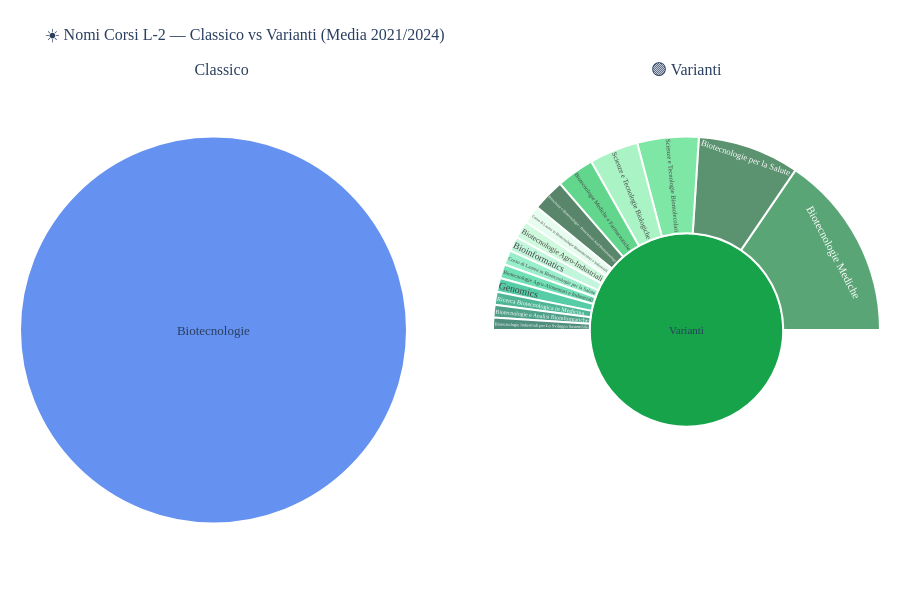

Source (notebook cell):
### Code cell
from plotly.subplots import make_subplots

fig = make_subplots(
    rows=1, cols=2,
    specs=[[{"type": "sunburst"}, {"type": "sunburst"}]],
    subplot_titles=["🔵 Classico", "🟢 Varianti"],
)

# ── Sinistra: Classico ────────────────────────────────────────────────────────
fig.add_trace(go.Sunburst(
    labels=["Biotecnologie"],
    parents=[""],
    values=[df_classico["media_iscritti"].sum()],
    marker=dict(colors=["#2563EB"], line=dict(color="white", width=2)),
    textfont=dict(size=13, family="Georgia"),
    hovertemplate="<b>%{label}</b><br>Media iscritti: %{value:.0f}<extra></extra>",
), row=1, col=1)

# ── Destra: Varianti ─────────────────────────────────────────────────────────
labels_var  = ["Varianti"] + df_variante["nome_plot"].tolist()
parents_var = [""]         + ["Varianti"] * len(df_variante)
values_var  = [df_variante["media_iscritti"].sum()] + df_variante["media_iscritti"].tolist()

# Scala colori verdi per le varianti
import colorsys
colori_verdi = [
    "#16A34A", "#15803D", "#166534", "#4ADE80",
    "#86EFAC", "#22C55E", "#14532D", "#DCFCE7",
    "#BBF7D0", "#A7F3D0", "#6EE7B7", "#34D399",
    "#10B981", "#059669", "#047857", "#065F46",
]

fig.add_trace(go.Sunburst(
    labels=labels_var,
    parents=parents_var,
    values=values_var,
    marker=dict(
        colors=colori_verdi[:len(labels_var)],
        line=dict(color="white", width=2),
    ),
    textfont=dict(size=11, family="Georgia"),
    hovertemplate="<b>%{label}</b><br>Media iscritti: %{value:.0f}<extra></extra>",
    branchvalues="remainder",
), row=1, col=2)

fig.update_layout(
    title="☀️ Nomi Corsi L-2 — Classico vs Varianti (Media 2021/2024)",
    height=600,
    font_family="Georgia",
    title_font_size=16,
    margin=dict(l=20, r=20, t=80, b=20),
)

fig.show()

### Figure 1 — Plotly figure (JSON) as saved in the notebook; plotly's stock layout.template omitted (floating-point values rounded to 4 significant figures)
{"data": [{"domain": {"x": [0, 0.45], "y": [0, 1]}, "hovertemplate": "<b>%{label}</b><br>Media iscritti: %{value:.0f}<extra></extra>", "labels": ["Biotecnologie"], "marker": {"colors": ["#2563EB"], "line": {"color": "white", "width": 2}}, "parents": [""], "textfont": {"family": "Georgia", "size": 13}, "type": "sunburst", "values": [13058]}, {"branchvalues": "remainder", "domain": {"x": [0.55, 1], "y": [0, 1]}, "hovertemplate": "<b>%{label}</b><br>Media iscritti: %{value:.0f}<extra></extra>", "labels": ["Varianti", "Biotecnologie Mediche", "Biotecnologie per la Salute", "Scienze e Tecnologie Biomolecolari", "Scienze e Tecnologie Biologiche", "Biotecnologie Mediche e Farmaceutiche", "Bioscienze e Biotecnologia - Biosciences And Biotechnology", "Corso di Laurea in Biotecnologie Biomolecolari e Industriali", "Biotecnologie Agro-Industriali", "Bioinformatics", "Corso di Laurea in Biotecnologie per la Salute", "Biotecnologie Agro-Alimentari e Industriali", "Genomics", "Ricerca Biotecnologica in Medicina", "Biotecnologie e Analisi Bioinformatiche", "Biotecnologie Industriali per Lo Sviluppo Sostenibile"], "marker": {"colors": ["#16A34A", "#15803D", "#166534", "#4ADE80", "#86EFAC", "#22C55E", "#14532D", "#DCFCE7", "#BBF7D0", "#A7F3D0", "#6EE7B7", "#34D399", "#10B981", "#059669", "#047857", "#065F46"], "line": {"color": "white", "width": 2}}, "parents": ["", "Varianti", "Varianti", "Varianti", "Varianti", "Varianti", "Varianti", "Varianti", "Varianti", "Varianti", "Varianti", "Varianti", "Varianti", "Varianti", "Varianti", "Varianti"], "textfont": {"family": "Georgia", "size": 11}, "type": "sunburst", "values": [5053, 1564, 859, 518, 414, 319, 273, 154, 148, 124, 124, 118, 118, 109, 108, 103]}], "layout": {"annotations": [{"font": {"size": 16}, "showarrow": false, "text": "🔵 Classico", "x": 0.225, "xanchor": "center", "xref": "paper", "y": 1, "yanchor": "bottom", "yref": "paper"}, {"font": {"size": 16}, "showarrow": false, "text": "🟢 Varianti", "x": 0.775, "xanchor": "center", "xref": "paper", "y": 1, "yanchor": "bottom", "yref": "paper"}], "font": {"family": "Georgia"}, "height": 600, "margin": {"b": 20, "l": 20, "r": 20, "t": 80}, "title": {"font": {"size": 16}, "text": "☀️ Nomi Corsi L-2 — Classico vs Varianti (Media 2021/2024)"}}}
